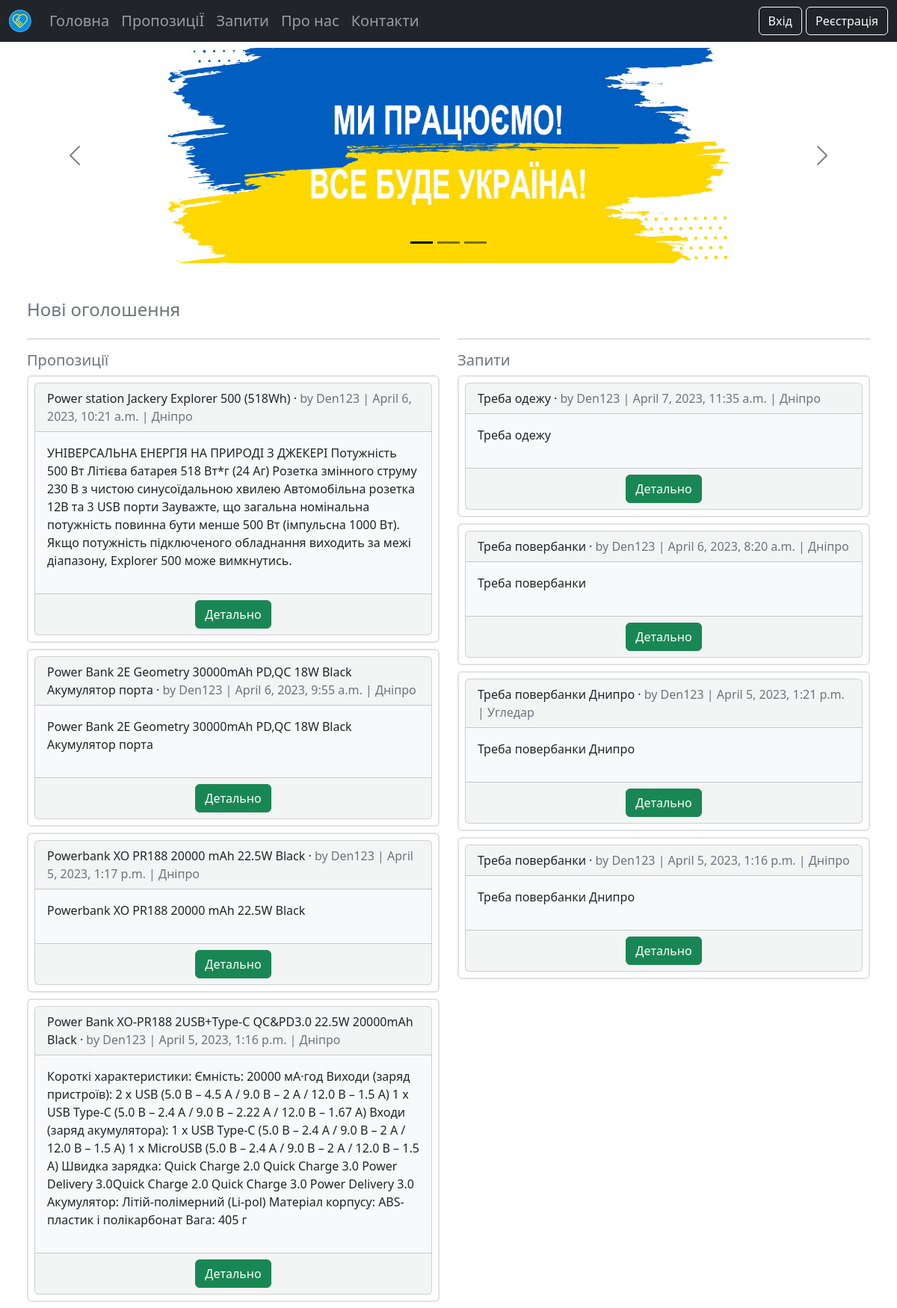
The page / on the database its author committed.
### offers/models.py (models this page shows, shortened)
class Offers(models.Model):
    title = models.CharField(max_length=255)
    body = models.TextField('Опис', max_length=1024)
    url_image = models.URLField(blank=True, null=True)
    location = models.TextField(blank=True)
    date = models.DateTimeField(auto_now_add=True)
    author = models.ForeignKey(
        'accounts.CustomUser',
        on_delete=models.CASCADE,
    )
    request = models.ManyToManyField('requests.Requests')
    status = models.ForeignKey('statuses.Status', on_delete=models.PROTECT, default=2)

### accounts/models.py (models this page shows)
class CustomUser(AbstractUser):
    phone = models.CharField(max_length=15)

### requests/models.py (models this page shows, shortened)
class Requests(models.Model):
    title = models.CharField(max_length=255)
    body = models.TextField('Опис', max_length=1024)
    location = models.TextField(blank=True)
    date = models.DateTimeField(auto_now_add=True)
    author = models.ForeignKey(
        'accounts.CustomUser',
        on_delete=models.CASCADE,
    )
    offer = models.ManyToManyField('offers.Offers')
    status = models.ForeignKey('statuses.Status', on_delete=models.PROTECT, default=2)

### pages/views.py (the view)
# urls.py: path("", HomePageView.as_view(), name="home"),
class HomePageView(ListView):
    model = Offers # why work without Requests model
    template_name = "home.html"
    def get_context_data(self, **kwargs):
        context = super().get_context_data(**kwargs)
        context['offers_list'] = Offers.objects.exclude(request__isnull=False).filter(status_id=2).order_by('-date')[:5]
        context['requests_list'] = Requests.objects.exclude(offer__isnull=False).filter(status_id=2).order_by('-date')[:5]
        return context

### templates/home.html (shortened to what this page needs)
{% extends "base.html" %}
{% load static %}
{% block content %}
<div class="container-fluid">
    <div class="row">
        <div id="homepagecarousel" class="carousel carousel-dark slide d-none d-md-block" data-bs-ride="carousel">
            <div class="carousel-indicators">
                <button type="button" data-bs-target="#homepagecarousel" data-bs-slide-to="0" class="active"></button>
                <button type="button" data-bs-target="#homepagecarousel" data-bs-slide-to="1"></button>
                <button type="button" data-bs-target="#homepagecarousel" data-bs-slide-to="2"></button>
            </div>
            <div class="mx-auto col-xl-12 col-xxl-8">
                <div class="carousel-inner">
                    <div class="carousel-item active">
                        <img src="{% static 'img/ukr1.jpg' %}" alt="1" class="d-block" style="width:100%">
                    </div>
                </div>
            </div>
            <button class="carousel-control-prev" type="button" data-bs-target="#homepagecarousel" data-bs-slide="prev">
            <span class="carousel-control-prev-icon"></span>
            </button>
            <button class="carousel-control-next" type="button" data-bs-target="#homepagecarousel" data-bs-slide="next">
            <span class="carousel-control-next-icon"></span>
            </button>
        </div>
    </div>
    <div class="container-fluid mt-5">
        <h4 class="text-secondary">Нові оголошення</h4>
        <div class="row">
            <div class="col-md-6">
                <hr>
                <h5 class="text-secondary">Пропозиції</h5>
                {% for offers in offers_list %}
                <div class="container-fluid mb-2 p-2 border border-2 rounded">
                    <div class="card card-list bg-light bg-opacity-50">
                        <div class="card-header">
                            <span class="font-weight-bold">{{ offers.title }}</span> &middot;
                            <span class="text-muted">by {{ offers.author }} |
                                {{ offers.date }} | {{ offers.location }}</span>
                        </div>
                        <div class="card-body bg-light post-entry">
                            <p>{{ offers.body }}</p>
                        </div>
                        <div class="card-footer text-center text-muted">
                            <a class = "btn btn-success" href="{% url 'offers_detail' offers.pk %}">Детально</a>
                        </div>
                    </div>
                </div>
                {% endfor %}
            </div>
            <div class="col-md-6">
                <hr>
                <h5 class="text-secondary">Запити</h5>
                {% for requests in requests_list %}
                <div class="container-fluid mb-2 p-2 border border-2 rounded">
                    <div class="card card-list bg-light bg-opacity-50">
                        <div class="card-header">
                            <span class="font-weight-bold">{{ requests.title }}</span> &middot;
                            <span class="text-muted">by {{ requests.author }} |
                                {{ requests.date }} | {{ requests.location }}</span>
                        </div>
                        <div class="card-body bg-light post-entry">
                            <p>{{ requests.body }}</p>
                        </div>
                        <div class="card-footer text-center text-muted">
                            <a class = "btn btn-success" href="{% url 'requests_detail' requests.pk %}">Детально</a>
                        </div>
                    </div>
                </div>
                {% endfor %}
            </div>
        </div>
    </div>
</div>
{% endblock content %}

### rows shown on the page
Offers: title "Power station Jackery Explorer 500 (518Wh)", author "Den123", date "April 6, 2023, 10:21 a.m.", location "Дніпро", body "УНІВЕРСАЛЬНА ЕНЕРГІЯ НА ПРИРОДІ З ДЖЕКЕРІ Потужність 500 Вт Літієва батарея 518 Вт*г (24 Аг) Розетка змінного струму 230 В з чистою синусоїдальною хвилею Автомобільна розетка 12В та 3 USB порти Зауважте, що загальна номінальна потужність повинна бути менше 500 Вт (імпульсна 1000 Вт). Якщо потужність підключеного обладнання виходить за межі діапазону, Explorer 500 може вимкнутись."
Offers: title "Power Bank 2E Geometry 30000mAh PD,QC 18W Black Акумулятор порта", author "Den123", date "April 6, 2023, 9:55 a.m.", location "Дніпро", body "Power Bank 2E Geometry 30000mAh PD,QC 18W Black Акумулятор порта"
Offers: title "Powerbank XO PR188 20000 mAh 22.5W Black", author "Den123", date "April 5, 2023, 1:17 p.m.", location "Дніпро", body "Powerbank XO PR188 20000 mAh 22.5W Black"
Offers: title "Power Bank XO-PR188 2USB+Type-C QC&PD3.0 22.5W 20000mAh Black", author "Den123", date "April 5, 2023, 1:16 p.m.", location "Дніпро", body "Короткі характеристики: Ємність: 20000 мА·год Виходи (заряд пристроїв): 2 x USB (5.0 В – 4.5 А / 9.0 В – 2 А / 12.0 В – 1.5 А) 1 x USB Type-C (5.0 В – 2.4 А / 9.0 В – 2.22 А / 12.0 В – 1.67 А) Входи (заряд акумулятора): 1 x USB Type-C (5.0 В – 2.4 A / 9.0 В – 2 A / 12.0 В – 1.5 A) 1 x MicroUSB (5.0 В – 2.4 A / 9.0 В – 2 A / 12.0 В – 1.5 A) Швидка зарядка: Quick Charge 2.0 Quick Charge 3.0 Power Delivery 3.0Quick Charge 2.0 Quick Charge 3.0 Power Delivery 3.0 Акумулятор: Літій-полімерний (Li-pol) Матеріал корпусу: ABS-пластик і полікарбонат Вага: 405 г"
Requests: title "Треба одежу", author "Den123", date "April 7, 2023, 11:35 a.m.", location "Дніпро", body "Треба одежу"
Requests: title "Треба повербанки", author "Den123", date "April 6, 2023, 8:20 a.m.", location "Дніпро", body "Треба повербанки"
Requests: title "Треба повербанки Днипро", author "Den123", date "April 5, 2023, 1:21 p.m.", location "Угледар", body "Треба повербанки Днипро"
Requests: title "Треба повербанки", author "Den123", date "April 5, 2023, 1:16 p.m.", location "Дніпро", body "Треба повербанки Днипро"
